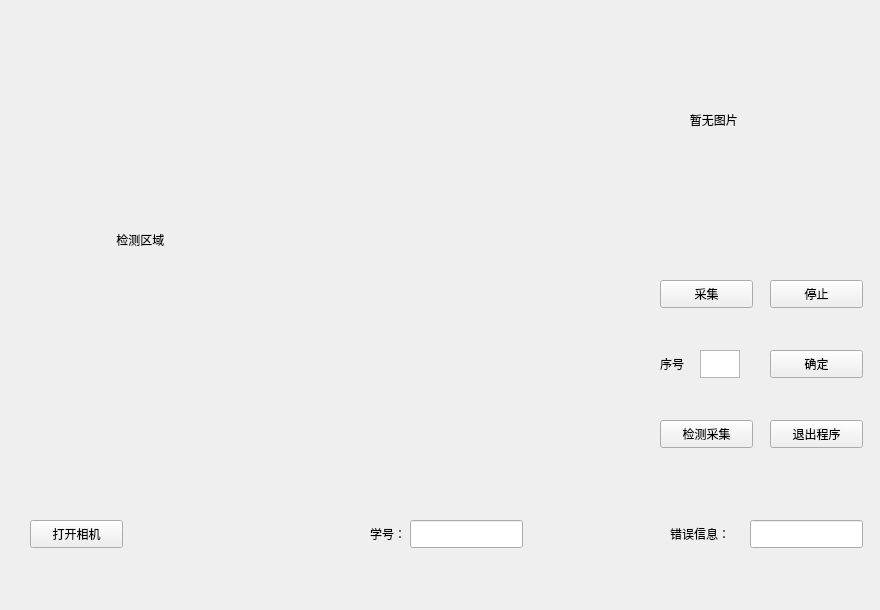
<?xml version="1.0" encoding="UTF-8"?>
<ui version="4.0">
 <class>Widget</class>
 <widget class="QWidget" name="Widget">
  <property name="geometry">
   <rect>
    <x>0</x>
    <y>0</y>
    <width>880</width>
    <height>610</height>
   </rect>
  </property>
  <property name="windowTitle">
   <string>Widget</string>
  </property>
  <widget class="QLabel" name="label1">
   <property name="geometry">
    <rect>
     <x>0</x>
     <y>0</y>
     <width>640</width>
     <height>480</height>
    </rect>
   </property>
   <property name="text">
    <string>                                   检测区域</string>
   </property>
  </widget>
  <widget class="QLabel" name="label2">
   <property name="geometry">
    <rect>
     <x>660</x>
     <y>20</y>
     <width>200</width>
     <height>200</height>
    </rect>
   </property>
   <property name="text">
    <string>         暂无图片</string>
   </property>
  </widget>
  <widget class="QPushButton" name="Button1">
   <property name="geometry">
    <rect>
     <x>30</x>
     <y>520</y>
     <width>93</width>
     <height>28</height>
    </rect>
   </property>
   <property name="text">
    <string>打开相机</string>
   </property>
  </widget>
  <widget class="QPushButton" name="Button2">
   <property name="geometry">
    <rect>
     <x>770</x>
     <y>420</y>
     <width>93</width>
     <height>28</height>
    </rect>
   </property>
   <property name="text">
    <string>退出程序</string>
   </property>
  </widget>
  <widget class="QPushButton" name="Button3">
   <property name="geometry">
    <rect>
     <x>660</x>
     <y>280</y>
     <width>93</width>
     <height>28</height>
    </rect>
   </property>
   <property name="text">
    <string>采集</string>
   </property>
  </widget>
  <widget class="QLineEdit" name="line1">
   <property name="geometry">
    <rect>
     <x>410</x>
     <y>520</y>
     <width>113</width>
     <height>28</height>
    </rect>
   </property>
  </widget>
  <widget class="QLabel" name="label3">
   <property name="geometry">
    <rect>
     <x>370</x>
     <y>520</y>
     <width>35</width>
     <height>28</height>
    </rect>
   </property>
   <property name="text">
    <string>学号：</string>
   </property>
  </widget>
  <widget class="QLineEdit" name="line2">
   <property name="geometry">
    <rect>
     <x>750</x>
     <y>520</y>
     <width>113</width>
     <height>28</height>
    </rect>
   </property>
  </widget>
  <widget class="QLabel" name="label4">
   <property name="geometry">
    <rect>
     <x>670</x>
     <y>520</y>
     <width>72</width>
     <height>28</height>
    </rect>
   </property>
   <property name="text">
    <string>错误信息：</string>
   </property>
  </widget>
  <widget class="QPushButton" name="Button4">
   <property name="geometry">
    <rect>
     <x>770</x>
     <y>280</y>
     <width>93</width>
     <height>28</height>
    </rect>
   </property>
   <property name="text">
    <string>停止</string>
   </property>
  </widget>
  <widget class="QPushButton" name="Button5">
   <property name="geometry">
    <rect>
     <x>660</x>
     <y>420</y>
     <width>93</width>
     <height>28</height>
    </rect>
   </property>
   <property name="text">
    <string>检测采集</string>
   </property>
  </widget>
  <widget class="QTextEdit" name="textEdit">
   <property name="geometry">
    <rect>
     <x>700</x>
     <y>350</y>
     <width>40</width>
     <height>28</height>
    </rect>
   </property>
  </widget>
  <widget class="QPushButton" name="pushButton">
   <property name="geometry">
    <rect>
     <x>770</x>
     <y>350</y>
     <width>93</width>
     <height>28</height>
    </rect>
   </property>
   <property name="text">
    <string>确定</string>
   </property>
  </widget>
  <widget class="QLabel" name="label">
   <property name="geometry">
    <rect>
     <x>660</x>
     <y>350</y>
     <width>35</width>
     <height>28</height>
    </rect>
   </property>
   <property name="text">
    <string>序号</string>
   </property>
  </widget>
 </widget>
 <layoutdefault spacing="6" margin="11"/>
 <resources/>
 <connections/>
</ui>
